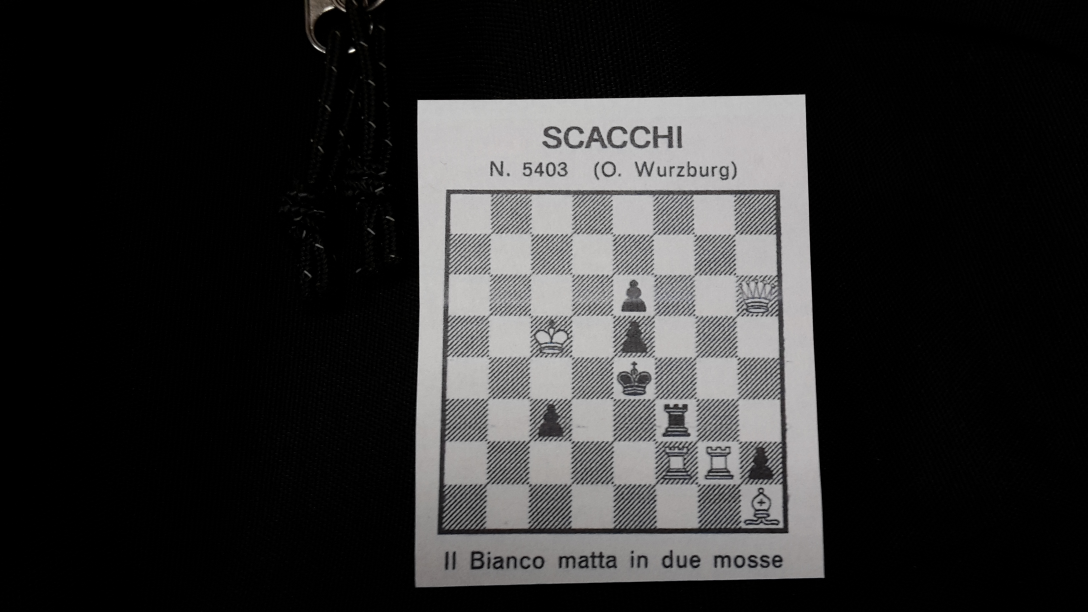
%> input picture Foto/001.jpg, 3264 x 1836 px (shown at 1/3 size)
$ octave shear.m   (GNU Octave 9; MATLAB toolbox functions it lacks are replaced by stand-ins)
%> lines starting %> are read from the running program, lines starting %| are printed output that depends on the picture; in (x1, y1, x2, y2) boxes, pixels count from 0 and x2, y2 are one past the last pixel; in counts of white or black regions, pixels touching at a corner belong together; the program's own positions count from 1
### ComputeHNorm.m
function H2to1 = ComputeHNorm(p1, p2)
[row,col] = size(p2);
L = [0]; z13 = [0,0,0];
p2 = [p2;ones(1,col)];
p1 = [p1;ones(1,col)];
t1 = norm_matrix(p2);
t2 = norm_matrix(p1);
p2 = t1*p2;
p1 = t2*p1;

L = [p2(:,1).', z13, p1(1,1)*(-1)*(p2(:,1).');
     z13, p2(:,1).', p1(2,1)*(-1)*(p2(:,1).')];
for i=2:col
    L = [L;
         p2(:,i).', z13, p1(1,i)*(-1)*(p2(:,i).');
         z13, p2(:,i).', p1(2,i)*(-1)*(p2(:,i).')];
end

a = (L.')*L;
[v,d] = eig(a);

min = d(9,9);
index = 0;
for i=1:9
    if (d(i,i)~=0) & (d(i,i)<min)
        min = d(i,i);
        index = i;
    end
end

x = v(:,index).';

Hnorm = [x(1),x(2),x(3);x(4),x(5),x(6);x(7),x(8),x(9)];
H2to1 = inv(t2)*Hnorm*t1;%turn "normalized H" back to H
end

function Tnorm = norm_matrix(p2)
[row,col] = size(p2); %row=2, col=n
avg = sum(p2,2)/col;
totaldist = 0;
for i=1:col
    totaldist = totaldist + pdist([avg(1),avg(2); p2(1,i),p2(2,i)]);
end
k = 1/(totaldist/(col*sqrt(2)));
Ttran =  [1 0 -avg(1);0 1 -avg(2);0 0 1];
Tscale = [k 0 0;0 k 0;0 0 1];
Tnorm = Tscale*Ttran;
end

### shear.m

% Get the image & convert it to grayscale
im = imread('Foto/001.jpg');
imGray = rgb2gray(im);
imGray = im2double(imGray);
%> imGray: size 1836x3264 double
[imH, imW] = size(imGray);

% Blur the image for denoising
H = fspecial('gaussian', [5, 5], 5);
imGray = imfilter(imGray, H, 'replicate');

% Create a gradient magnitude mask
gradThreshold = 0.3;
[gradMag, ~] = imgradient(imGray);
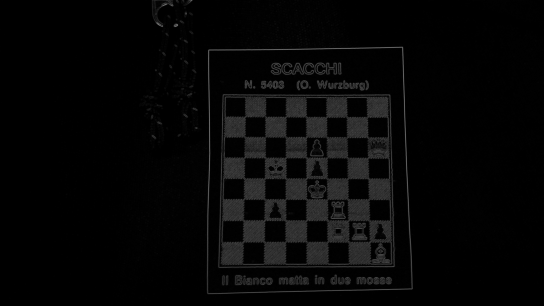
%> gradMag: size 1836x3264 double (shown at 1/6 size); min 0, max 2.42, mean 0.0646; drawn with min black and max white
gradMask = (gradMag > gradThreshold);
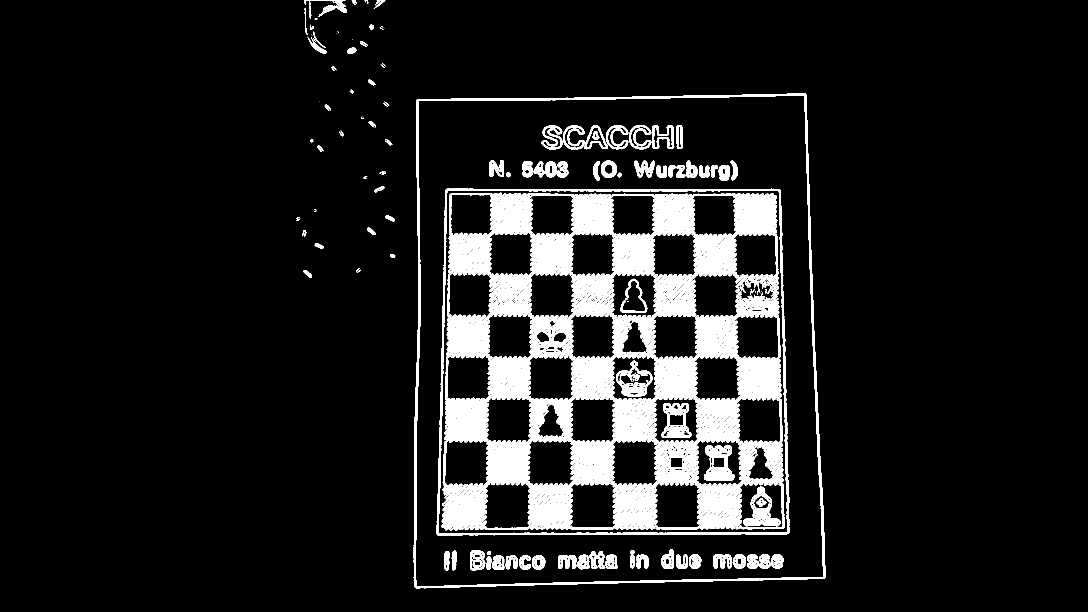
%> gradMask: size 1836x3264 logical (shown at 1/3 size); 8.5% white; 409 white regions (30 under 20 px), largest, box (x1, y1, x2, y2) and area: (1324, 578, 2354, 1591) 221248, (1241, 280, 2477, 1765) 33510, (1310, 566, 2369, 1607) 23883

% Find all the connected compoments & remove small ones
cc = bwconncomp(gradMask);
%> cc = 409 connected components
ccSizeThreshold = 10000;
for i = 1 : cc.NumObjects
  currCC = cc.PixelIdxList{i};
  if size(currCC, 1) < ccSizeThreshold
    gradMask(currCC) = 0;
  end
end
%> this loop made 409 passes
%> currCC on passes 10, 18, 22: [1716765; 1716766; 1718603], 1757356, [1854460; 1856297]
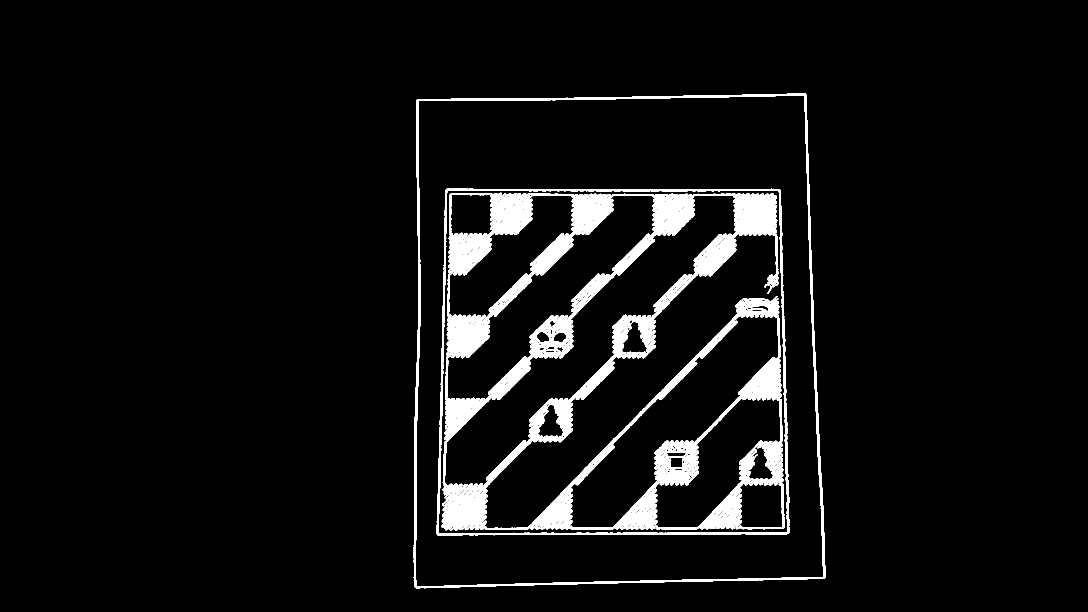
%> gradMask: size 1836x3264 logical (shown at 1/3 size); 4.6% white; 3 white regions, box (x1, y1, x2, y2) and area: (1324, 578, 2354, 1591) 221248, (1241, 280, 2477, 1765) 33510, (1310, 566, 2369, 1607) 23883

% Find the mask for foreground with convex hull
foregroundMask = bwconvhull(gradMask);
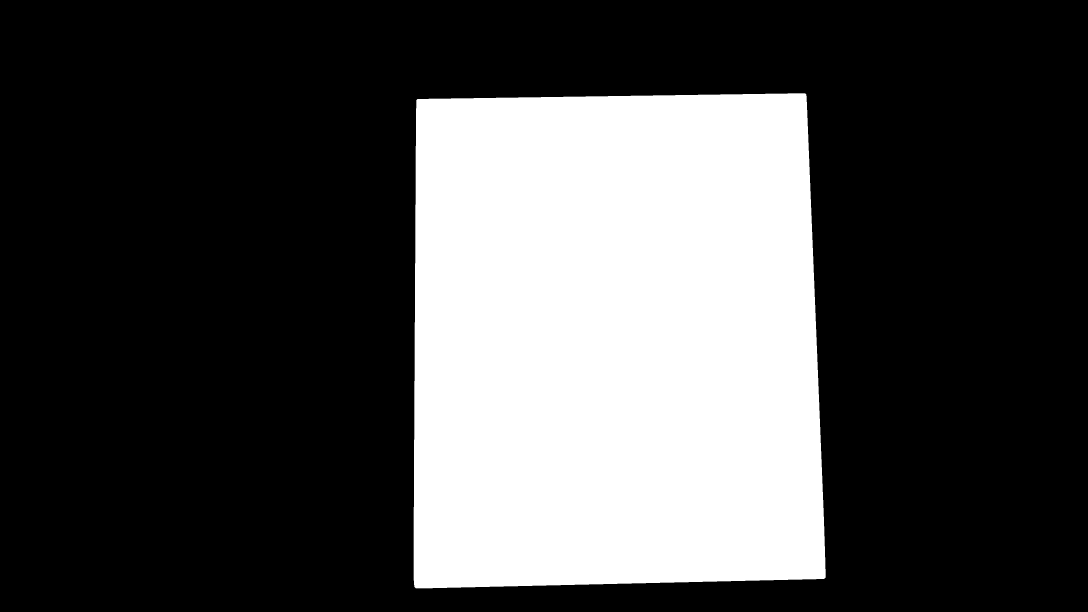
%> foregroundMask: size 1836x3264 logical (shown at 1/3 size); 29.4% white; 1 white region, box (x1, y1, x2, y2) and area: (1241, 280, 2477, 1765) 1763372
edgeMask = edge(foregroundMask, 'Sobel');
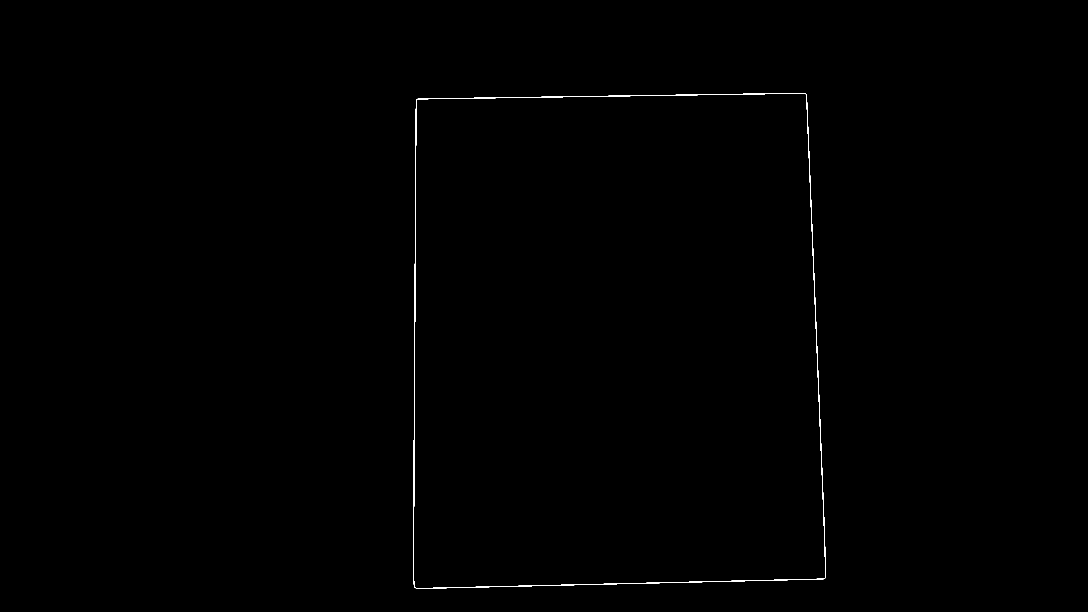
%> edgeMask: size 1836x3264 logical (shown at 1/3 size); 0.17% white in thin lines or dots, all inside (x1, y1, x2, y2) = (1240, 279, 2478, 1766)

% Use Hough transform to find the borders of the card
[H, theta, rho] = hough(edgeMask, 'RhoResolution', 5, 'Theta', [-90:0.5:89.5]);
%> theta = 360 values from -90 to 89.5; rho = 1499 values from -3745 to 3745
P = houghpeaks(H, 100); % 100 is just an arbitrarily large number
%> P = [814 359; 1110 358; 999 181; 1232 177]
lines = houghlines(edgeMask, theta, rho,P, 'FillGap', 30, 'MinLength', 3);
%> lines = 56 lines; longest, point1 to point2 (x, y): (2420, 285) to (2457, 1206), (1245, 792) to (1245, 1142), (1246, 616) to (1246, 966), (1244, 969) to (1244, 1318), (1247, 440) to (1247, 789), (1248, 327) to (1248, 613)

% Find the intersections of all the lines
% Ignore the ones out-of-bound
corners = [];
for i = 1:length(lines)
  for j = 1:length(lines)
    if i>=j, continue; end;
    p1 = lines(i).rho;
    p2 = lines(j).rho;
    t1 = lines(i).theta;
    t2 = lines(j).theta;

    x = (p1*sind(t2)-p2*sind(t1))/(cosd(t1)*sind(t2)-sind(t1)*cosd(t2));
    y = (p1*cosd(t2)-p2*cosd(t1))/(sind(t1)*cosd(t2)-cosd(t1)*sind(t2));
    if x <= 0 || x > imW || y <= 0 || y > imH, continue; end;
    corners = [corners; x, y];
  end
end
%> this loop made 56 passes
%> after the loop, corners = 977 rows, first 12: [NaN NaN; NaN NaN; NaN NaN; NaN NaN; NaN NaN; NaN NaN; NaN NaN; NaN NaN; NaN NaN; NaN NaN; NaN NaN; NaN NaN]

% Re-order corners this way: tl, tr, br, bl
% Assume that the tl corner is closest to 1,1, etc.
imageCorners = [          1,           1;
                size(im, 2),           1;
                size(im, 2), size(im, 1);
                          1, size(im, 1)];
cornersTmp = [];
for i = 1 : 4
  cornersVector = corners - repmat(imageCorners(i, :), size(corners, 1), 1);
  dist = (cornersVector(:, 1).^2 + cornersVector(:, 2).^2) .^ 0.5;
  [~, ind] = min(dist);
  cornersTmp(i, :) = corners(ind, :);
end
%> this loop made 4 passes
%> ind on passes 1 to 4: 19, 25, 358, 352
%> after the loop, cornersTmp = [1245 298.3; 2421.2 277.8; 2472.1 1735.9; 1245 1768]
corners = cornersTmp;
%> corners has the same summary as cornersTmp

% Measure the skewed widths & heights
heightL = norm(corners(1,:) - corners(4,:));
%> heightL = 1469.7
heightR = norm(corners(2,:) - corners(3,:));
%> heightR = 1459
widthT = norm(corners(1,:) - corners(2,:));
%> widthT = 1176.3
widthB = norm(corners(3,:) - corners(4,:));
%> widthB = 1227.5

% Set up the target image dimensions
% Use the maximum of skewed width and height
% to approxmate the target dimensions
imNewHeight = max([heightL, heightR]);
%> imNewHeight = 1469.7
imNewWidth  = max([widthT, widthB]);
%> imNewWidth = 1227.5
cornersNew = [         1,           1;
              imNewWidth,           1;
              imNewWidth, imNewHeight;
                       1, imNewHeight];
%> cornersNew = [1 1; 1227.5 1; 1227.5 1469.7; 1 1469.7]

% Compute the homography matrix
corners = corners';
%> corners = [1245 2421.2 2472.1 1245; 298.3 277.8 1735.9 1768]
cornersNew = cornersNew';
%> cornersNew = [1 1227.5 1227.5 1; 1 1 1469.7 1469.7]
h = ComputeHNorm(cornersNew, corners);
%> in ComputeHNorm, `[row,col] = size(p2);`: row = 2; col = 4
%> in norm_matrix, `[row,col] = size(p2);`: row = 3; col = 4
%> in norm_matrix, `avg = sum(p2,2)/col;`: avg = [1845.8; 1020; 1]
%> the loop in norm_matrix, `for i=1:col` made 4 passes
%> totaldist on passes 1 to 4: 939, 1878.1, 2829.3, 3788.7
%> in norm_matrix, `k = 1/(totaldist/(col*sqrt(2)));`: k = 0.00149
%> in norm_matrix, `Ttran =  [1 0 -avg(1);0 1 -avg(2);0 0 1];`: Ttran = [1 0 -1845.8; 0 1 -1020; 0 0 1]
%> in norm_matrix, `Tscale = [k 0 0;0 k 0;0 0 1];`: Tscale = [0.00149 0 0; 0 0.00149 0; 0 0 1]
%> in norm_matrix, `Tnorm = Tscale*Ttran;`: Tnorm = [0.00149 0 -2.76; 0 0.00149 -1.52; 0 0 1]
%> the loop in norm_matrix (call 2), `for i=1:col` made 4 passes
%> totaldist on passes 1 to 4: 956.7, 1913.5, 2870.2, 3827
%> in ComputeHNorm, `t2 = norm_matrix(p1);`: t2 = [0.00148 0 -0.908; 0 0.00148 -1.09; 0 0 1]
%> in ComputeHNorm, `p2 = t1*p2;`: p2 = [-0.897 0.859 0.935 -0.897; -1.08 -1.11 1.07 1.12; 1 1 1 1]
%> in ComputeHNorm, `p1 = t2*p1;`: p1 = [-0.906 0.906 0.906 -0.906; -1.09 -1.09 1.09 1.09; 1 1 1 1]
%> in ComputeHNorm, `L = [p2(:,1).', z13, p1(1,1)*(-1)*(p2(:,1).'); z13, p2(:,1).', p1(2,1)..`: L = [-0.897 -1.08 1 0 0 0 -0.813 -0.977 0.906; 0 0 0 -0.897 -1.08 1 -0.974 -1.17 1.09]
%> the loop in ComputeHNorm, `for i=2:col` made 3 passes
%> after the loop in ComputeHNorm, `for i=2:col`: L = [-0.897 -1.08 1 0 0 0 -0.813 -0.977 0.906; 0 0 0 -0.897 -1.08 1 -0.974 -1.17 1.09; 0.859 -1.11 1 0 0 0 -0.779 1 -0.906; 0 0 0 0.859 -1.11 1 0.932 -1.2 1.09; 0.935 1.07 1 0 0 0 -0.848 -0.969 -0.906; 0 0 0 0.935 1.07 1 -1.02 -1.16 -1.09; -0.897 1.12 1 0 0 0 -0.813 1.01 0.906; 0 0 0 -0.897 1.12 1 0.974 -1.21 -1.09]
%> in ComputeHNorm, `a = (L.')*L;`: a = [3.22 0.0122 1.33e-15 0 0 0 -0.00262 -0.075 -3.25; 0.0122 4.78 4.44e-16 0 0 0 -0.075 0.0343 0.0713; 1.33e-15 4.44e-16 4 0 0 0 -3.25 0.0713 0; 0 0 0 3.22 0.0122 1.33e-15 -0.148 0.0185 -0.0825; 0 0 0 0.0122 4.78 4.44e-16 0.0185 -0.000739 -4.75; 0 0 0 1.33e-15 4.44e-16 4 -0.0825 -4.75 -4.44e-16; -0.00262 -0.075 -3.25 -0.148 0.0185 -0.0825 6.44 0.0244 2.66e-15; -0.075 0.0343 0.0713 0.0185 -0.000739 -4.75 0.0244 9.56 1.78e-15; -3.25 0.0713 0 -0.0825 -4.75 -4.44e-16 2.66e-15 1.78e-15 8]
%> in ComputeHNorm, `[v,d] = eig(a);`: v = [-0.582 -0.00114 -0.0037 -0.0141 -0.759 -0.00785 0.0017 0.281 -0.0788; 0.0102 -0.00435 -0.0141 -0.000595 -0.000193 -1 0.0158 -0.00607 0.00554; 0.00187 0.00237 -0.82 -0.0596 0.00442 0.0206 0.569 0.00035 0.00428; -0.0124 -0.00416 -0.0572 0.998 -0.00561 0.000405 0.0223 0.00823 -0.000401; -0.572 -0.0165 0.00128 -0.00769 0.638 -0.00966 -0.000973 0.499 -0.127; -0.0133 0.867 0.00367 0.00444 0.0126 -0.00578 0.006 -0.125 -0.481; 0.00206 0.0129 -0.569 -0.0142 0.000296 -0.00491 -0.822 0.00385 0.00751; -0.0113 0.497 0.0116 0.000973 0.00055 0.00103 0.00835 0.216 0.84; -0.577 -0.0122 -0.00155 -4.42e-06 0.133 -1.89e-05 -0.00234 -0.781 0.2]; d = [2.48e-15 0 0 0 0 0 0 0 0; 0 1.28 0 0 0 0 0 0 0; 0 0 1.74 0 0 0 0 0 0; 0 0 0 3.22 0 0 0 0 0; 0 0 0 0 3.79 0 0 0 0; 0 0 0 0 0 4.78 0 0 0; 0 0 0 0 0 0 8.7 0 0; 0 0 0 0 0 0 0 12.2 0; 0 0 0 0 0 0 0 0 12.28]
%> in ComputeHNorm, `min = d(9,9);`: min = 12.28
%> the loop in ComputeHNorm, `for i=1:9` made 9 passes
%> min on pass 1: 2.48e-15
%> after the loop in ComputeHNorm, `for i=1:9`: index = 1
%> in ComputeHNorm, `x = v(:,index).';`: x = [-0.582 0.0102 0.00187 -0.0124 -0.572 -0.0133 0.00206 -0.0113 -0.577]
%> in ComputeHNorm, `Hnorm = [x(1),x(2),x(3);x(4),x(5),x(6);x(7),x(8),x(9)];`: Hnorm = [-0.582 0.0102 0.00187; -0.0124 -0.572 -0.0133; 0.00206 -0.0113 -0.577]
%> in ComputeHNorm, `H2to1 = inv(t2)*Hnorm*t1;`: H2to1 = [-0.586 -1.68e-05 729.5; -0.0103 -0.591 188.5; 3.07e-06 -1.68e-05 -0.565]
%> h has the same summary as H2to1 in ComputeHNorm

% Apply it to the original image
tform = projective2d(h');
%> tform = transform with T = [-0.586 -0.0103 3.07e-06; -1.68e-05 -0.591 -1.68e-05; 729.5 188.5 -0.565]
%> (the run ends here)

$ run again, with Foto/002.jpg copied over Foto/001.jpg
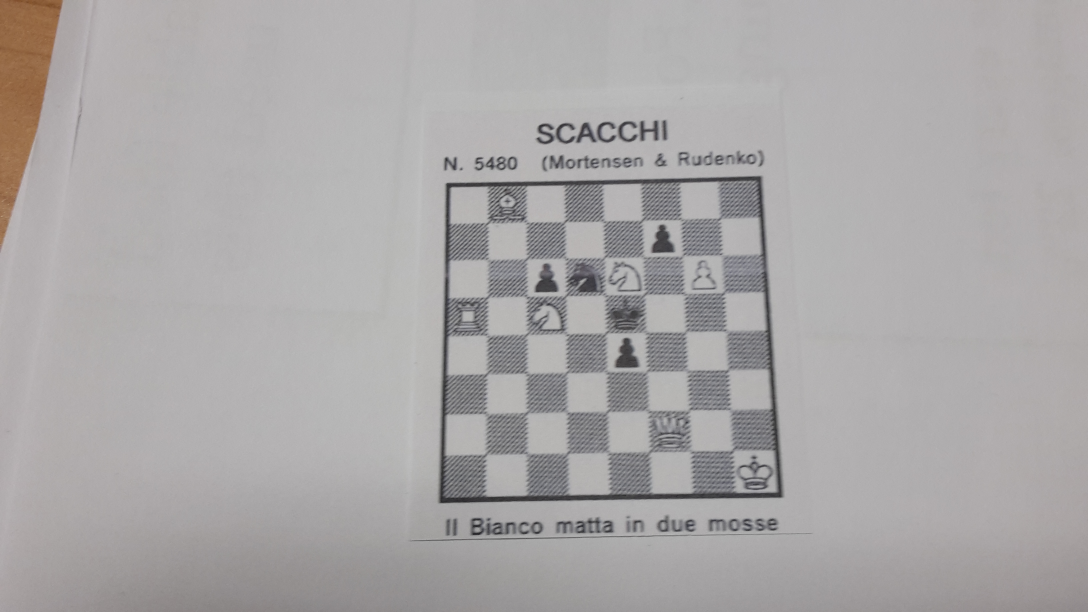
%> input picture Foto/002.jpg, 3264 x 1836 px (shown at 1/3 size)
%> `gradMask = (gradMag > gradThreshold);`:
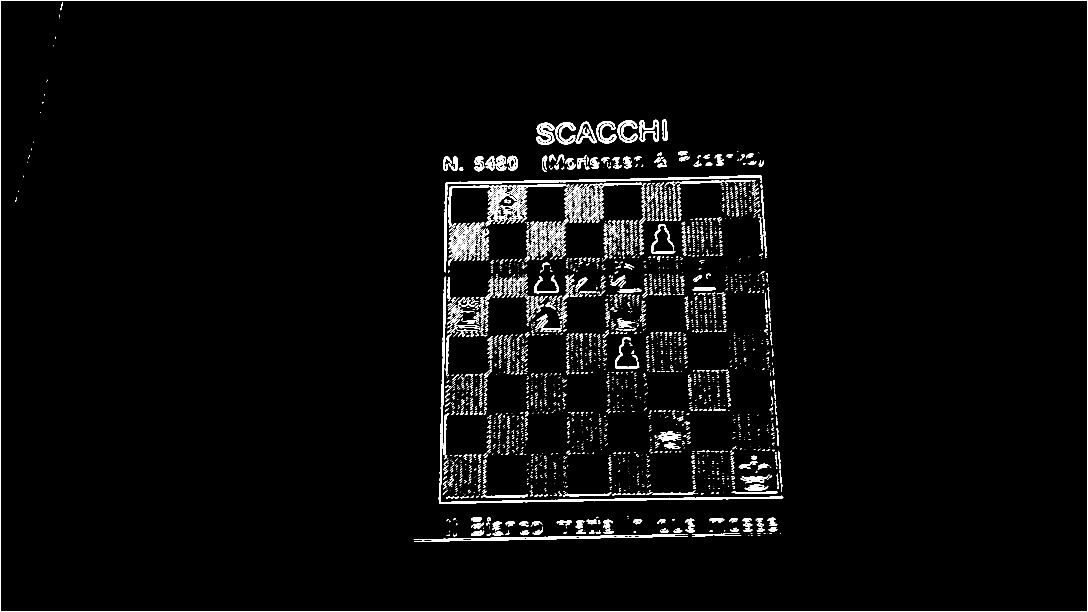
%> gradMask: size 1836x3264 logical (shown at 1/3 size); 2.5% white; 3573 white regions (2157 under 20 px), largest, box (x1, y1, x2, y2) and area: (0, 0, 3264, 1836) 10196, (1316, 830, 2350, 1512) 9292, (1332, 526, 2286, 817) 7210
%> cc = 3573 connected components
%> the loop `for i = 1 : cc.NumObjects` made 3573 passes
%> currCC on passes 3 to 5: [90557; 90558; 90559; 90560; 90561], [103389; 103390; 103391; 103392], [127212; 127213; 127214; 127215; 127216]
%> after the loop `for i = 1 : cc.NumObjects`:
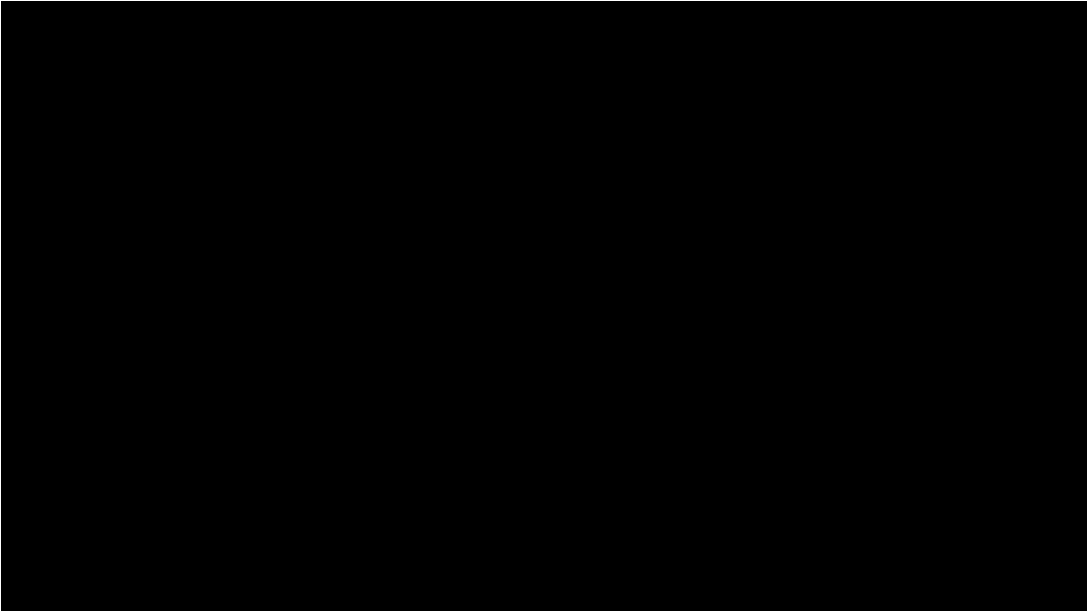
%> gradMask: size 1836x3264 logical (shown at 1/3 size); 0.17% white in thin lines or dots
%> foregroundMask: size 1836x3264 logical; every value is 1
%> edgeMask: size 1836x3264 logical; every value is 0
%> H: size 1499x360 double; every value is 0
%> theta = 360 values from -90 to 89.5; rho = 1499 values from -3745 to 3745
%> P = 100 rows, first 12: [1 1; 1 1; 1 1; 1 1; 1 1; 1 1; 1 1; 1 1; 1 1; 1 1; 1 1; 1 1]
%> lines = empty struct
